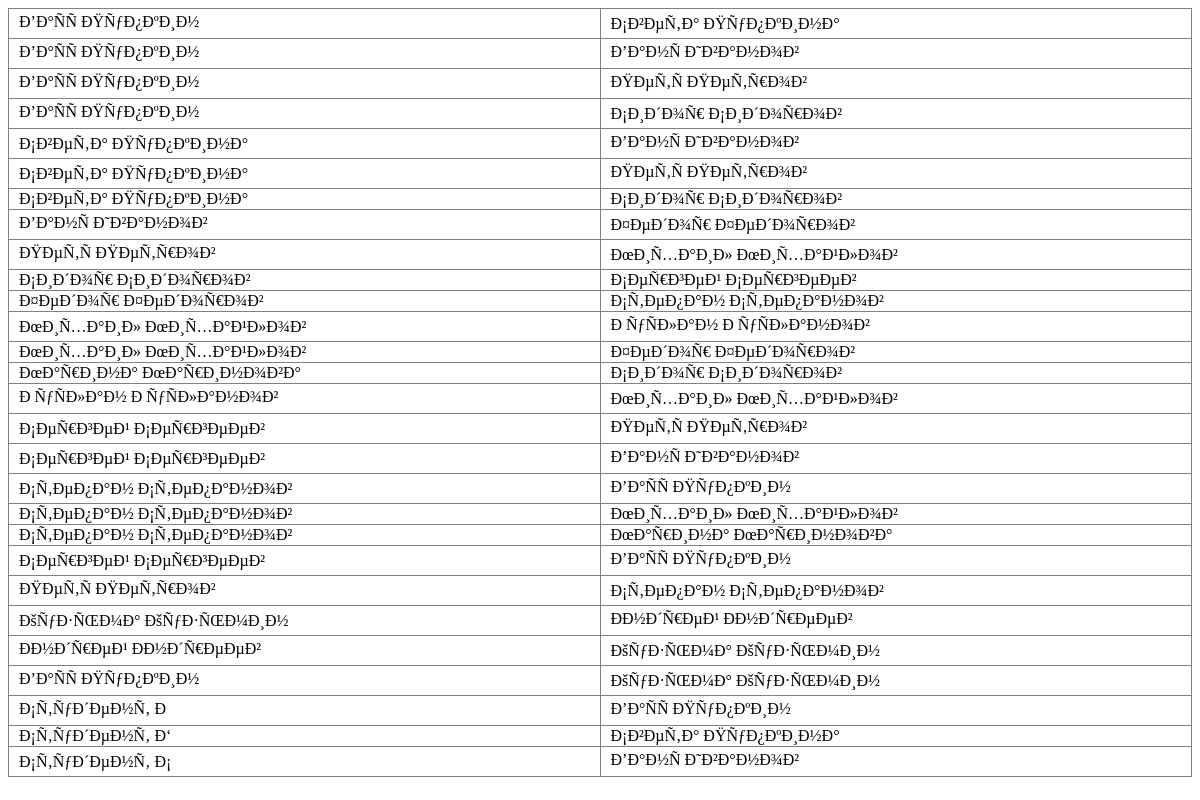
/views/view_a.php, run on the app's committed database.
### tables this page shows
CREATE TABLE IF NOT EXISTS `likes` (
  `like_ID` int(11) NOT NULL,
  `liked_ID` int(11) NOT NULL
);

CREATE TABLE IF NOT EXISTS `students` (
  `ID` int(11) NOT NULL AUTO_INCREMENT,
  `name` varchar(30) NOT NULL,
  `grade` float NOT NULL,
  PRIMARY KEY (`ID`)
);

### views/view_a.php (the view, shortened to what this page needs)
<!doctype html>
<html>
    <head>
    </head>
    <body>
        <table id="view3" width="100%" style="border-collapse: collapse" border="1">
            <?php
                $query = "SELECT * FROM likes";
                $result = mysql_query($query);
                $N = mysql_num_rows($result);
                $records = array();
                if ($N > 0) {
                    for ($i = 0; $i < $N; $i++) {
                        $records[] = mysql_fetch_array($result);
                    }
                    foreach ($records as $rec) {
                        $ID1 = $rec['like_ID'];
                        $query1 = "SELECT name FROM students WHERE ID='$ID1'";
                        $res1 = mysql_query($query1);
                        $rec1 = mysql_fetch_array($res1);
                        $ID2 = $rec['liked_ID'];
                        $query2 = "SELECT name FROM students WHERE ID='$ID2'";
                        $res2 = mysql_query($query2);
                        $rec2 = mysql_fetch_array($res2);
                        echo '<tr>';
                        echo '<td class="L">'.$rec1['name'].'</td>';
                        echo '<td class="L">'.$rec2['name'].'</td>';
                        echo '</tr>';
                    }
                }
            ?>
        </table>
    </body>
</html>

### views/view_a.php (style rules this page uses)
body { font: 12pt consolas; }
.L { text-align: left; padding-left: 10px; }

### data on the page
likes: students.name "Ð’Ð°ÑÑ ÐŸÑƒÐ¿ÐºÐ¸Ð½", students.name "Ð¡Ð²ÐµÑ‚Ð° ÐŸÑƒÐ¿ÐºÐ¸Ð½Ð°"
likes: students.name "Ð’Ð°ÑÑ ÐŸÑƒÐ¿ÐºÐ¸Ð½", students.name "Ð’Ð°Ð½Ñ Ð˜Ð²Ð°Ð½Ð¾Ð²"
likes: students.name "Ð’Ð°ÑÑ ÐŸÑƒÐ¿ÐºÐ¸Ð½", students.name "ÐŸÐµÑ‚Ñ ÐŸÐµÑ‚Ñ€Ð¾Ð²"
likes: students.name "Ð’Ð°ÑÑ ÐŸÑƒÐ¿ÐºÐ¸Ð½", students.name "Ð¡Ð¸Ð´Ð¾Ñ€ Ð¡Ð¸Ð´Ð¾Ñ€Ð¾Ð²"
likes: students.name "Ð¡Ð²ÐµÑ‚Ð° ÐŸÑƒÐ¿ÐºÐ¸Ð½Ð°", students.name "Ð’Ð°Ð½Ñ Ð˜Ð²Ð°Ð½Ð¾Ð²"
likes: students.name "Ð¡Ð²ÐµÑ‚Ð° ÐŸÑƒÐ¿ÐºÐ¸Ð½Ð°", students.name "ÐŸÐµÑ‚Ñ ÐŸÐµÑ‚Ñ€Ð¾Ð²"
likes: students.name "Ð¡Ð²ÐµÑ‚Ð° ÐŸÑƒÐ¿ÐºÐ¸Ð½Ð°", students.name "Ð¡Ð¸Ð´Ð¾Ñ€ Ð¡Ð¸Ð´Ð¾Ñ€Ð¾Ð²"
likes: students.name "Ð’Ð°Ð½Ñ Ð˜Ð²Ð°Ð½Ð¾Ð²", students.name "Ð¤ÐµÐ´Ð¾Ñ€ Ð¤ÐµÐ´Ð¾Ñ€Ð¾Ð²"
likes: students.name "ÐŸÐµÑ‚Ñ ÐŸÐµÑ‚Ñ€Ð¾Ð²", students.name "ÐœÐ¸Ñ…Ð°Ð¸Ð» ÐœÐ¸Ñ…Ð°Ð¹Ð»Ð¾Ð²"
likes: students.name "Ð¡Ð¸Ð´Ð¾Ñ€ Ð¡Ð¸Ð´Ð¾Ñ€Ð¾Ð²", students.name "Ð¡ÐµÑ€Ð³ÐµÐ¹ Ð¡ÐµÑ€Ð³ÐµÐµÐ²"
likes: students.name "Ð¤ÐµÐ´Ð¾Ñ€ Ð¤ÐµÐ´Ð¾Ñ€Ð¾Ð²", students.name "Ð¡Ñ‚ÐµÐ¿Ð°Ð½ Ð¡Ñ‚ÐµÐ¿Ð°Ð½Ð¾Ð²"
likes: students.name "ÐœÐ¸Ñ…Ð°Ð¸Ð» ÐœÐ¸Ñ…Ð°Ð¹Ð»Ð¾Ð²", students.name "Ð ÑƒÑÐ»Ð°Ð½ Ð ÑƒÑÐ»Ð°Ð½Ð¾Ð²"
likes: students.name "ÐœÐ¸Ñ…Ð°Ð¸Ð» ÐœÐ¸Ñ…Ð°Ð¹Ð»Ð¾Ð²", students.name "Ð¤ÐµÐ´Ð¾Ñ€ Ð¤ÐµÐ´Ð¾Ñ€Ð¾Ð²"
likes: students.name "ÐœÐ°Ñ€Ð¸Ð½Ð° ÐœÐ°Ñ€Ð¸Ð½Ð¾Ð²Ð°", students.name "Ð¡Ð¸Ð´Ð¾Ñ€ Ð¡Ð¸Ð´Ð¾Ñ€Ð¾Ð²"
likes: students.name "Ð ÑƒÑÐ»Ð°Ð½ Ð ÑƒÑÐ»Ð°Ð½Ð¾Ð²", students.name "ÐœÐ¸Ñ…Ð°Ð¸Ð» ÐœÐ¸Ñ…Ð°Ð¹Ð»Ð¾Ð²"
likes: students.name "Ð¡ÐµÑ€Ð³ÐµÐ¹ Ð¡ÐµÑ€Ð³ÐµÐµÐ²", students.name "ÐŸÐµÑ‚Ñ ÐŸÐµÑ‚Ñ€Ð¾Ð²"
likes: students.name "Ð¡ÐµÑ€Ð³ÐµÐ¹ Ð¡ÐµÑ€Ð³ÐµÐµÐ²", students.name "Ð’Ð°Ð½Ñ Ð˜Ð²Ð°Ð½Ð¾Ð²"
likes: students.name "Ð¡Ñ‚ÐµÐ¿Ð°Ð½ Ð¡Ñ‚ÐµÐ¿Ð°Ð½Ð¾Ð²", students.name "Ð’Ð°ÑÑ ÐŸÑƒÐ¿ÐºÐ¸Ð½"
likes: students.name "Ð¡Ñ‚ÐµÐ¿Ð°Ð½ Ð¡Ñ‚ÐµÐ¿Ð°Ð½Ð¾Ð²", students.name "ÐœÐ¸Ñ…Ð°Ð¸Ð» ÐœÐ¸Ñ…Ð°Ð¹Ð»Ð¾Ð²"
likes: students.name "Ð¡Ñ‚ÐµÐ¿Ð°Ð½ Ð¡Ñ‚ÐµÐ¿Ð°Ð½Ð¾Ð²", students.name "ÐœÐ°Ñ€Ð¸Ð½Ð° ÐœÐ°Ñ€Ð¸Ð½Ð¾Ð²Ð°"
likes: students.name "Ð¡ÐµÑ€Ð³ÐµÐ¹ Ð¡ÐµÑ€Ð³ÐµÐµÐ²", students.name "Ð’Ð°ÑÑ ÐŸÑƒÐ¿ÐºÐ¸Ð½"
likes: students.name "ÐŸÐµÑ‚Ñ ÐŸÐµÑ‚Ñ€Ð¾Ð²", students.name "Ð¡Ñ‚ÐµÐ¿Ð°Ð½ Ð¡Ñ‚ÐµÐ¿Ð°Ð½Ð¾Ð²"
likes: students.name "ÐšÑƒÐ·ÑŒÐ¼Ð° ÐšÑƒÐ·ÑŒÐ¼Ð¸Ð½", students.name "ÐÐ½Ð´Ñ€ÐµÐ¹ ÐÐ½Ð´Ñ€ÐµÐµÐ²"
likes: students.name "ÐÐ½Ð´Ñ€ÐµÐ¹ ÐÐ½Ð´Ñ€ÐµÐµÐ²", students.name "ÐšÑƒÐ·ÑŒÐ¼Ð° ÐšÑƒÐ·ÑŒÐ¼Ð¸Ð½"
likes: students.name "Ð’Ð°ÑÑ ÐŸÑƒÐ¿ÐºÐ¸Ð½", students.name "ÐšÑƒÐ·ÑŒÐ¼Ð° ÐšÑƒÐ·ÑŒÐ¼Ð¸Ð½"
likes: students.name "Ð¡Ñ‚ÑƒÐ´ÐµÐ½Ñ‚ Ð", students.name "Ð’Ð°ÑÑ ÐŸÑƒÐ¿ÐºÐ¸Ð½"
likes: students.name "Ð¡Ñ‚ÑƒÐ´ÐµÐ½Ñ‚ Ð‘", students.name "Ð¡Ð²ÐµÑ‚Ð° ÐŸÑƒÐ¿ÐºÐ¸Ð½Ð°"
likes: students.name "Ð¡Ñ‚ÑƒÐ´ÐµÐ½Ñ‚ Ð¡", students.name "Ð’Ð°Ð½Ñ Ð˜Ð²Ð°Ð½Ð¾Ð²"
